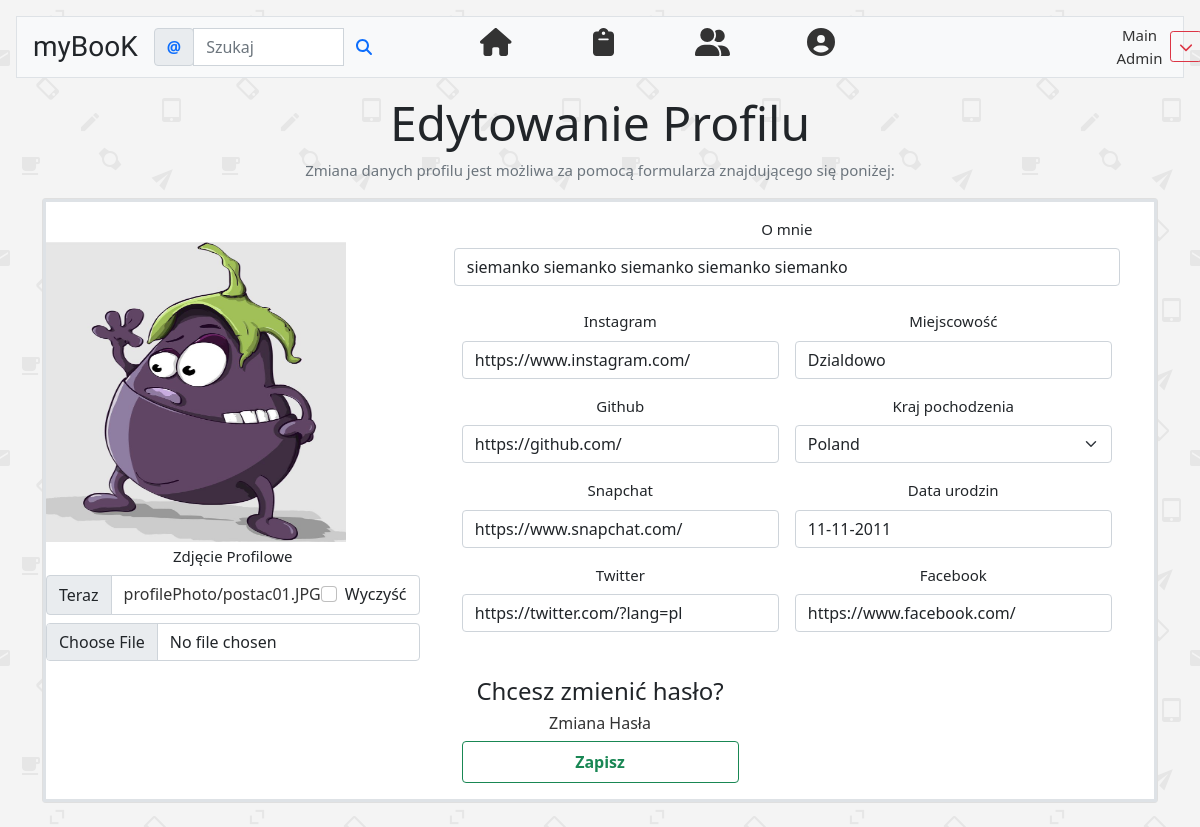
The app's page /profil/edycja/1/ (signed in) with its own data.
### konto/models.py (models this page shows, shortened)
class Profile(models.Model):
    user = models.OneToOneField(settings.AUTH_USER_MODEL, primary_key=True, on_delete=models.CASCADE)
    biography = models.CharField(max_length=80, null=True, blank=True, verbose_name='O mnie')
    profileAvatar = models.ImageField(upload_to='profilePhoto', default='profilePhoto/default.jpg',
                                      blank=True, verbose_name='Zdjęcie Profilowe')
    birthDate = models.DateField(null=True, auto_now_add=False, auto_now=False, blank=True,
                                 verbose_name='Data urodzin')
    city = models.CharField(max_length=99, null=True, blank=True, verbose_name='Miejscowość')
    countryOrigin = CountryField(blank=True, null=True, verbose_name='Kraj pochodzenia')
    followers = models.ManyToManyField(User, blank=True, related_name='followers')
    github = models.URLField(null=True, blank=True, max_length=40)
    snapchat = models.CharField(null=True, blank=True, max_length=40)
    instagram = models.URLField(null=True, blank=True, max_length=40)
    facebook = models.URLField(null=True, blank=True, max_length=40)
    twitter = models.URLField(null=True, blank=True, max_length=40)

### konto/views.py (the view, shortened to what this page needs)
# urls.py: path('profil/edycja/<int:pk>/', UpdateProfileView.as_view(), name='profile_edit'),
@method_decorator(login_required, name='dispatch')
class UpdateProfileView(LoginRequiredMixin, UserPassesTestMixin, UpdateView):
    model = Profile
    updateform = ProfileUpdateForm
    template_name = 'konto/userProfileUpdate.html'
    fields = ['biography', 'profileAvatar', 'birthDate', 'city', 'countryOrigin', 'github', 'snapchat',
              'instagram', 'facebook', 'twitter']
    def test_func(self):
        return self.request.user == self.get_object().user

### konto/templates/konto/userProfileUpdate.html (shortened to what this page needs)
{% extends "mainPage.html" %}
{% load crispy_forms_filters %}
{% load crispy_forms_tags %}
{% block content %}
    <div class="container">
        <h3 class="display-5 fw-normal"> Edytowanie Profilu </h3>
        <p class="text-secondary">Zmiana danych profilu jest możliwa za pomocą formularza znajdującego się poniżej:</p>
        <form class="card  mb-4 col-md-12" enctype="multipart/form-data" method="post">
            <div class="form-row card-text  border-3 border     ">
                <div class="   input-group  ">
                    <div class="mt-4 ">
                        <div class=" a " style="height: 303px;width: 250px;">
                            <img alt="userProfileImg" src="{{ user.profile.profileAvatar.url }}"
                                 class="  mt-3  " style="height: 300px;width: 300px;"/>
                        </div>
                        <p>
                            {{ form.profileAvatar |as_crispy_field }}
                        </p>
                    </div>
                    <div class="  m-3 mx-auto ">
                        {{ form.biography | as_crispy_field }}
                        <div class="col-md-6 float-start p-2    ">
                            {{ form.instagram |as_crispy_field }}
                            {{ form.github |as_crispy_field }}
                            {{ form.snapchat |as_crispy_field }}
                            {{ form.twitter |as_crispy_field }}
                        </div>
                        <div class="col-md-6  float-start p-2 ">
                            {{ form.city |as_crispy_field }}
                            {{ form.countryOrigin |as_crispy_field }}
                            {{ form.birthDate | as_crispy_field }}
                            {{ form.facebook |as_crispy_field }}
                        </div>
                    </div>
                </div>
                <h4>Chcesz zmienić hasło?</h4>
                <a href="{% url "password_change" %}"><h6>Zmiana Hasła</h6></a>
                <div class="mb-3 ">
                    <input name="save" class="btn btn-outline-success  w-25 fw-bold p-2 " type="submit" value="Zapisz">
                </div>
            </div>
        </form>
    </div>
{% endblock %}

### konto/templates/mainPage.html (shortened to what this page needs)
{% load static %}
{% url 'feed:followers-posts' as home %}
{% url 'feed:new-posts' as news %}
{% url 'all_users' as people %}
{% url 'profile_edit' user.profile.pk as edit %}
{% url 'wyloguj'  as logout %}
{% url 'userProfile' user.profile.pk as profile %}
{% url 'userProfile' user.profile.pk as profiledropdown %}
<!doctype html>
<html lang="pl">
<head>
    <link href="https://cdn.jsdelivr.net/npm/bootstrap@5.0.0-beta1/dist/css/bootstrap.min.css" rel="stylesheet"
>
    <link rel="stylesheet" href="{% static 'css/all.min.css' %}">
    <link href="{% static "css/main.css" %}" rel="stylesheet">
    <link rel="stylesheet" href="//code.jquery.com/ui/1.12.1/themes/base/jquery-ui.css">
</head>
<body class="text-center" style="background-image: url('{% static "backgrounds/tlo01.png" %}' );">
{% if request.user.is_authenticated %}
    <nav class="nav nav-pills m-3  sticky-top border   bg-light navbar-expand-lg ">
    <a class="navbar-brand  text-dark mx-3 mt-2 " href="{% url 'feed:followers-posts' %}">
        <h3 class="chewy  text-decoration-none">
            myBooK
        </h3>
    </a>
    <nav class="navbar navbar-light bg-light   ">
        <form class="form-inline " method="get" action="{% url 'user_search' %}">
            <div class="input-group">
                <div class="input-group-prepend">
                    <span class="input-group-text align-content-center text-primary fw-bold" id="basic-addon1">@</span>
                </div>
                <input type="text" class="form-control" placeholder="Szukaj" aria-label="Username"
                       aria-describedby="basic-addon1" name="quest" value="{{ request.GET.quest }}">
                <button class="btn bg-transparent   "><i class="fas fa-search link-primary"></i>
                </button>
            </div>
        </form>
    </nav>
    <div class="collapse navbar-collapse " id="navbarSupportedContent">
    <div class=" justify-content-center  col-md-11">
        <div class="row">
            <ul class=" nav  nav-navbar  mx-2   col-md-9 justify-content-center  mb-lg-0  ">
                <li class="nav-item mx-2 col-md-2">
                    <a class="nav-link    {% if request.path == home %} active shadow  bg-secondary     {% endif %}"
                       href="{% url 'feed:followers-posts' %}">
                        <i class="fas fa-home h3 "></i>
                    </a>
                </li>
                <li class=" nav-item mx-2 col-md-2 ">
                    <a class="nav-link {% if request.path == news %} active shadow   bg-secondary {% endif %}"
                       href="{% url 'feed:new-posts' %}">
                        <i class="fas h3 fa-clipboard"></i>
                    </a>
                </li>
                <li class="nav-item  mx-2 col-md-2 ">
                    <a class="nav-link {% if request.path == people %} active shadow    bg-secondary {% endif %} "
                       data-toggle="tab"
                       href="{% url 'all_users' %}">
                        <i class="fas fa-user-friends h3"></i>
                    </a>
                </li>
                <li class="nav-item dropdown  col-md-2 mx-2">
                    <a class="nav-link  {% if request.path == profiledropdown %} active shadow   bg-secondary {% endif %}"
                       href="#"
                       role="button" data-bs-toggle="dropdown" aria-expanded="false">
                        <i class="fas fa-user-circle h3 "></i>
                    </a>
                </li>
            </ul>
        </div>
    </div>
{% endif %}
{% if request.user.is_authenticated %}
    <a class="  fw-normal  link" href="{{ profile }} ">
        {{ request.user.first_name }} {{ request.user.last_name }}
    </a>
    <div class="dropdown mx-2 ">
        <button class=" btn  btn-sm btn-outline-danger   " data-bs-toggle="dropdown" aria-expanded="false">
            <i class="fas fa-chevron-down"></i>
        </button>
    </div>
    </div>
{% endif %}
</nav>
{% block content %}
{% endblock %}
</body>
</html>

### konto/static/css/main.css (style rules this page uses)
body { margin: 0; padding: 0; font-size: 15px; color: #212529; }
.chewy { font-family: 'Chewy', cursive; }
a:link { text-decoration: none; outline-color: #205067; color: #333333; }

### records on screen
Profile: biography "siemanko siemanko siemanko siemanko siemanko", instagram "https://www.instagram.com/", github "https://github.com/", snapchat "https://www.snapchat.com/", twitter "https://twitter.com/?lang=pl", city "Dzialdowo", countryOrigin "Poland", birthDate "11-11-2011", facebook "https://www.facebook.com/"

### other values on screen
{{ request.user.first_name }} "Main"
{{ request.user.last_name }} "Admin"
